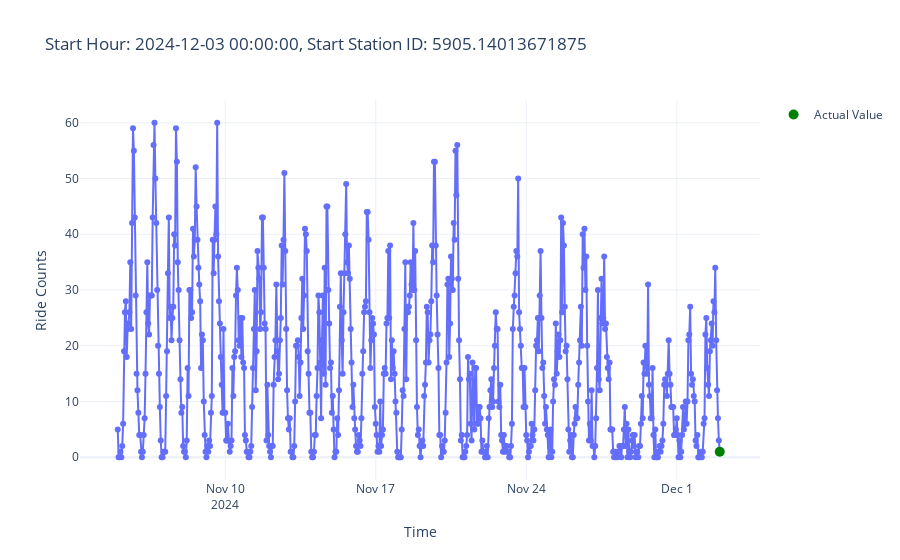

Source (notebook cell):
### Code cell
from src.plot_utils import plot_aggregated_time_series

plot_aggregated_time_series(features, targets, row_id=674)

### Figure 1 — Plotly figure (JSON) as saved in the notebook; plotly's stock layout.template omitted (floating-point values rounded to 4 significant figures; data arrays with more than 128 entries replaced by an {"elided": "..."} marker saying what was removed)
{"data": [{"hovertemplate": "Time=%{x}<br>Ride Counts=%{y}<extra></extra>", "legendgroup": "", "line": {"color": "#636efa", "dash": "solid"}, "marker": {"symbol": "circle"}, "mode": "lines+markers", "name": "", "orientation": "v", "showlegend": false, "type": "scatter", "x": {"elided": "673 str values"}, "xaxis": "x", "y": {"elided": "673 int values"}, "yaxis": "y"}, {"marker": {"color": "green", "size": 10}, "mode": "markers", "name": "Actual Value", "type": "scatter", "x": ["2024-12-03T00:00:00"], "y": [1]}], "layout": {"legend": {"tracegroupgap": 0}, "title": {"text": "Start Hour: 2024-12-03 00:00:00, Start Station ID: 5905.14013671875"}, "xaxis": {"anchor": "y", "domain": [0, 1], "title": {"text": "Time"}}, "yaxis": {"anchor": "x", "domain": [0, 1], "title": {"text": "Ride Counts"}}}}
